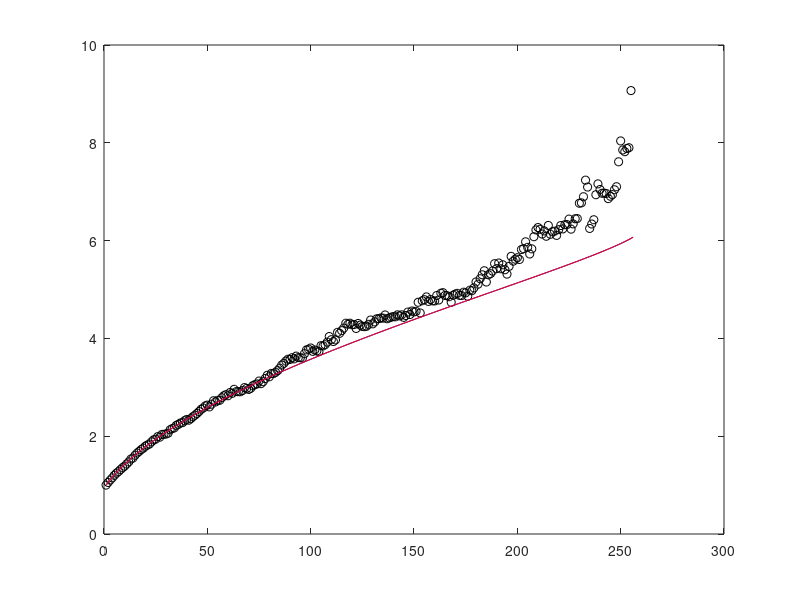

This chart was generated by the following MATLAB code:
% Perform Gaussian elimination on a matrix, computing variance of remaining matrix
% at each step.

clear all;
close all;
tic
N = 256;
M = 10;
for ii = 1:M  % conduct experiment M times
A = randn(N);
pred(1) = 1;
pred2(1) = 1;
for k = 1:N-1
    submat = A(k:end,k:end);
    sd(ii,k) = std(submat(:));

    m = N+1-k;

    alpha = sqrt(2*log(m*sqrt(2/pi)));
    W = alpha*sqrt(1-2*log(alpha)/(1+alpha^2));
    mu2(k) = 1/W^2 * (1-(sqrt(2/pi)*W*exp(-W^2/2))/(erf(W/sqrt(2))));

    pred(k+1) = 1;
    for kk = 0:k-1
        pred(k+1) = pred(k+1) + mu2(k-kk)*prod(1+mu2(k-kk+1:k))*2/pi;
    end
    %pred(k+1) = prod(1+mu2(1:k)); Naive
    %pred(k+1) = pred(k) + sum(cumprod(mu2)); WRONG
    pred2(k+1) = pred2(k) + mu2(k);  % Trefethen

    [Y,I] = max(abs(A(k:end,k)));  % Find pivot
    I = I + k - 1;
    temp = A(k,:); A(k,:) = A(I,:); A(I,:) = temp; % swap rows

    % This vectorized version is faster for larger matrices:
    col = A(k+1:end,k)/A(k,k);
    A(k+1:end,k:end) = A(k+1:end,k:end) - col*A(k,k:end);

    % This loop version is faster for smaller matrices:
    %for j = k+1:N %This can be vectorized
    %    A(j,:) = A(j,:) - A(j,k)/A(k,k) * A(k,:);
    %end
end
end
sd = mean(sd,1);
plot(1:N-1,sd,'ok',1:N,sqrt(pred2),'b-',1:N,sqrt(pred2),'r-')
toc
sd(2)
